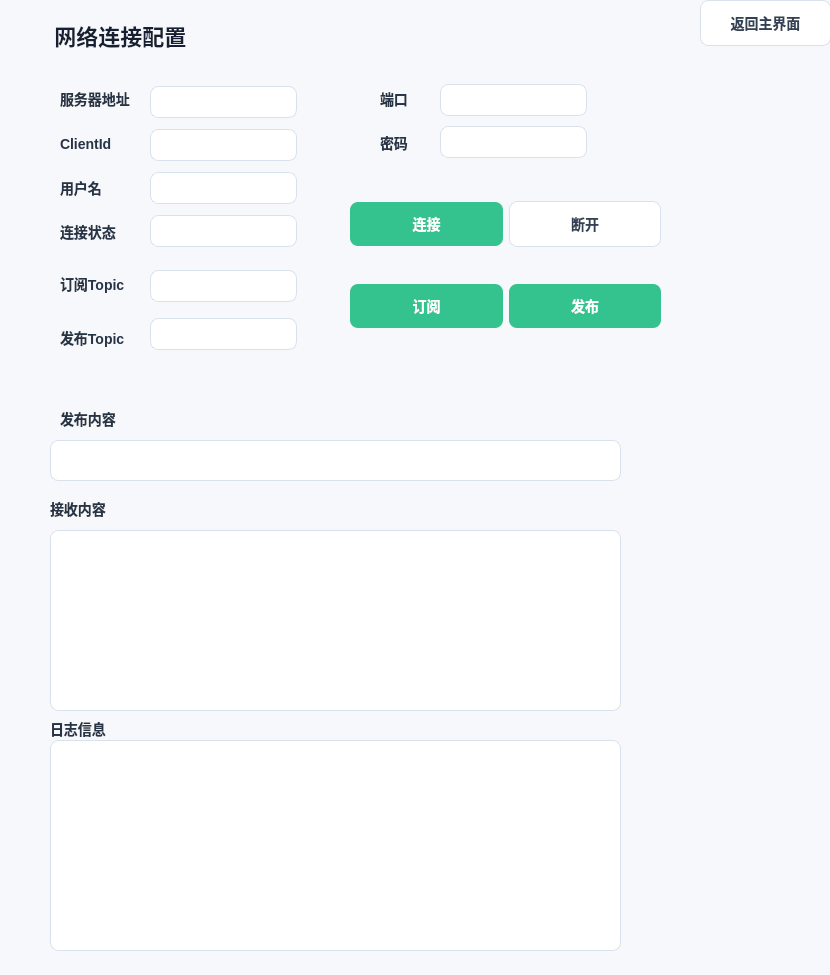
<?xml version="1.0" encoding="UTF-8"?>
<ui version="4.0">
 <class>NetworkWidget</class>
 <widget class="QWidget" name="NetworkWidget">
  <property name="geometry">
   <rect>
    <x>0</x>
    <y>0</y>
    <width>830</width>
    <height>975</height>
   </rect>
  </property>
  <property name="windowTitle">
   <string>Form</string>
  </property>
  <property name="styleSheet">
   <string notr="true">QWidget {
    background-color: #f6f8fb;
    color: #1f2937;
    font-family: &quot;Microsoft YaHei&quot;;
    font-size: 14px;
}

QLabel {
    background: transparent;
    color: #273445;
    font-weight: 500;
}

QLabel#labelTitle {
    color: #172033;
    font-size: 22px;
    font-weight: 700;
}

QLineEdit, QTextEdit, QComboBox {
    background-color: #ffffff;
    color: #202a3a;
    border: 1px solid #d9e1ec;
    border-radius: 8px;
    padding: 6px 10px;
    selection-background-color: #34c38f;
}

QLineEdit:focus, QTextEdit:focus, QComboBox:focus {
    border: 1px solid #34c38f;
}

QLineEdit[readOnly=&quot;true&quot;], QTextEdit[readOnly=&quot;true&quot;] {
    background-color: #ffffff;
    color: #334155;
}

QPushButton {
    background-color: #34c38f;
    color: #ffffff;
    border: none;
    border-radius: 8px;
    min-height: 34px;
    padding: 5px 16px;
    font-weight: 600;
}

QPushButton:hover {
    background-color: #27ae7e;
}

QPushButton#btnBack, QPushButton#btnClear, QPushButton#btnDisconnect, QPushButton#btnReset {
    background-color: #ffffff;
    color: #334155;
    border: 1px solid #d9e1ec;
}

QPushButton#btnBack:hover, QPushButton#btnClear:hover, QPushButton#btnDisconnect:hover, QPushButton#btnReset:hover {
    background-color: #eefaf5;
    border-color: #34c38f;
    color: #34c38f;
}</string>
  </property>
  <widget class="QLabel" name="labelTitle">
   <property name="geometry">
    <rect>
     <x>30</x>
     <y>20</y>
     <width>241</width>
     <height>31</height>
    </rect>
   </property>
   <property name="text">
    <string>    网络连接配置</string>
   </property>
  </widget>
  <widget class="QLabel" name="labelPubMessage">
   <property name="geometry">
    <rect>
     <x>60</x>
     <y>410</y>
     <width>67</width>
     <height>17</height>
    </rect>
   </property>
   <property name="text">
    <string>发布内容</string>
   </property>
  </widget>
  <widget class="QLabel" name="labelReceive">
   <property name="geometry">
    <rect>
     <x>50</x>
     <y>500</y>
     <width>67</width>
     <height>17</height>
    </rect>
   </property>
   <property name="text">
    <string>接收内容</string>
   </property>
  </widget>
  <widget class="QLabel" name="labelLog">
   <property name="geometry">
    <rect>
     <x>50</x>
     <y>720</y>
     <width>67</width>
     <height>17</height>
    </rect>
   </property>
   <property name="text">
    <string>日志信息</string>
   </property>
  </widget>
  <widget class="QTextEdit" name="textEditPubMessage">
   <property name="geometry">
    <rect>
     <x>50</x>
     <y>440</y>
     <width>571</width>
     <height>41</height>
    </rect>
   </property>
  </widget>
  <widget class="QTextEdit" name="textEditReceive">
   <property name="geometry">
    <rect>
     <x>50</x>
     <y>530</y>
     <width>571</width>
     <height>181</height>
    </rect>
   </property>
  </widget>
  <widget class="QTextEdit" name="textEditLog">
   <property name="geometry">
    <rect>
     <x>50</x>
     <y>740</y>
     <width>571</width>
     <height>211</height>
    </rect>
   </property>
  </widget>
  <widget class="QPushButton" name="btnBack">
   <property name="geometry">
    <rect>
     <x>700</x>
     <y>0</y>
     <width>131</width>
     <height>46</height>
    </rect>
   </property>
   <property name="text">
    <string>返回主界面</string>
   </property>
  </widget>
  <widget class="QWidget" name="layoutWidget">
   <property name="geometry">
    <rect>
     <x>60</x>
     <y>80</y>
     <width>72</width>
     <height>171</height>
    </rect>
   </property>
   <layout class="QVBoxLayout" name="verticalLayout">
    <item>
     <widget class="QLabel" name="labelHost">
      <property name="text">
       <string>服务器地址</string>
      </property>
     </widget>
    </item>
    <item>
     <widget class="QLabel" name="labelClientId">
      <property name="text">
       <string>ClientId</string>
      </property>
     </widget>
    </item>
    <item>
     <widget class="QLabel" name="labelUsername">
      <property name="text">
       <string>用户名</string>
      </property>
     </widget>
    </item>
    <item>
     <widget class="QLabel" name="labelState">
      <property name="text">
       <string>连接状态</string>
      </property>
     </widget>
    </item>
   </layout>
  </widget>
  <widget class="QWidget" name="layoutWidget">
   <property name="geometry">
    <rect>
     <x>150</x>
     <y>81</y>
     <width>147</width>
     <height>172</height>
    </rect>
   </property>
   <layout class="QVBoxLayout" name="verticalLayout_2">
    <item>
     <widget class="QLineEdit" name="lineEditHost"/>
    </item>
    <item>
     <widget class="QLineEdit" name="lineEditClientId"/>
    </item>
    <item>
     <widget class="QLineEdit" name="lineEditUsername"/>
    </item>
    <item>
     <widget class="QLineEdit" name="lineEditState"/>
    </item>
   </layout>
  </widget>
  <widget class="QWidget" name="layoutWidget">
   <property name="geometry">
    <rect>
     <x>380</x>
     <y>80</y>
     <width>51</width>
     <height>81</height>
    </rect>
   </property>
   <layout class="QVBoxLayout" name="verticalLayout_3">
    <item>
     <widget class="QLabel" name="labelPort">
      <property name="text">
       <string>端口</string>
      </property>
     </widget>
    </item>
    <item>
     <widget class="QLabel" name="labelPassword">
      <property name="text">
       <string>密码</string>
      </property>
     </widget>
    </item>
   </layout>
  </widget>
  <widget class="QWidget" name="layoutWidget">
   <property name="geometry">
    <rect>
     <x>440</x>
     <y>80</y>
     <width>147</width>
     <height>84</height>
    </rect>
   </property>
   <layout class="QVBoxLayout" name="verticalLayout_4">
    <item>
     <widget class="QLineEdit" name="lineEditPort"/>
    </item>
    <item>
     <widget class="QLineEdit" name="lineEditPassword"/>
    </item>
   </layout>
  </widget>
  <widget class="QWidget" name="layoutWidget">
   <property name="geometry">
    <rect>
     <x>60</x>
     <y>260</y>
     <width>68</width>
     <height>101</height>
    </rect>
   </property>
   <layout class="QVBoxLayout" name="verticalLayout_5">
    <item>
     <widget class="QLabel" name="labelSubTopic">
      <property name="text">
       <string>订阅Topic</string>
      </property>
     </widget>
    </item>
    <item>
     <widget class="QLabel" name="labelPubTopic">
      <property name="text">
       <string>发布Topic</string>
      </property>
     </widget>
    </item>
   </layout>
  </widget>
  <widget class="QWidget" name="layoutWidget">
   <property name="geometry">
    <rect>
     <x>150</x>
     <y>260</y>
     <width>147</width>
     <height>101</height>
    </rect>
   </property>
   <layout class="QVBoxLayout" name="verticalLayout_6">
    <item>
     <widget class="QLineEdit" name="lineEditSubTopic"/>
    </item>
    <item>
     <widget class="QLineEdit" name="lineEditPubTopic"/>
    </item>
   </layout>
  </widget>
  <widget class="QWidget" name="">
   <property name="geometry">
    <rect>
     <x>350</x>
     <y>170</y>
     <width>311</width>
     <height>191</height>
    </rect>
   </property>
   <layout class="QHBoxLayout" name="horizontalLayout">
    <item>
     <layout class="QVBoxLayout" name="verticalLayout_7">
      <item>
       <widget class="QPushButton" name="btnConnect">
        <property name="text">
         <string>连接</string>
        </property>
       </widget>
      </item>
      <item>
       <widget class="QPushButton" name="btnSubscribe">
        <property name="text">
         <string>订阅</string>
        </property>
       </widget>
      </item>
     </layout>
    </item>
    <item>
     <layout class="QVBoxLayout" name="verticalLayout_8">
      <item>
       <widget class="QPushButton" name="btnDisconnect">
        <property name="text">
         <string>断开</string>
        </property>
       </widget>
      </item>
      <item>
       <widget class="QPushButton" name="btnPublish">
        <property name="text">
         <string>发布</string>
        </property>
       </widget>
      </item>
     </layout>
    </item>
   </layout>
  </widget>
 </widget>
 <resources/>
 <connections/>
</ui>
